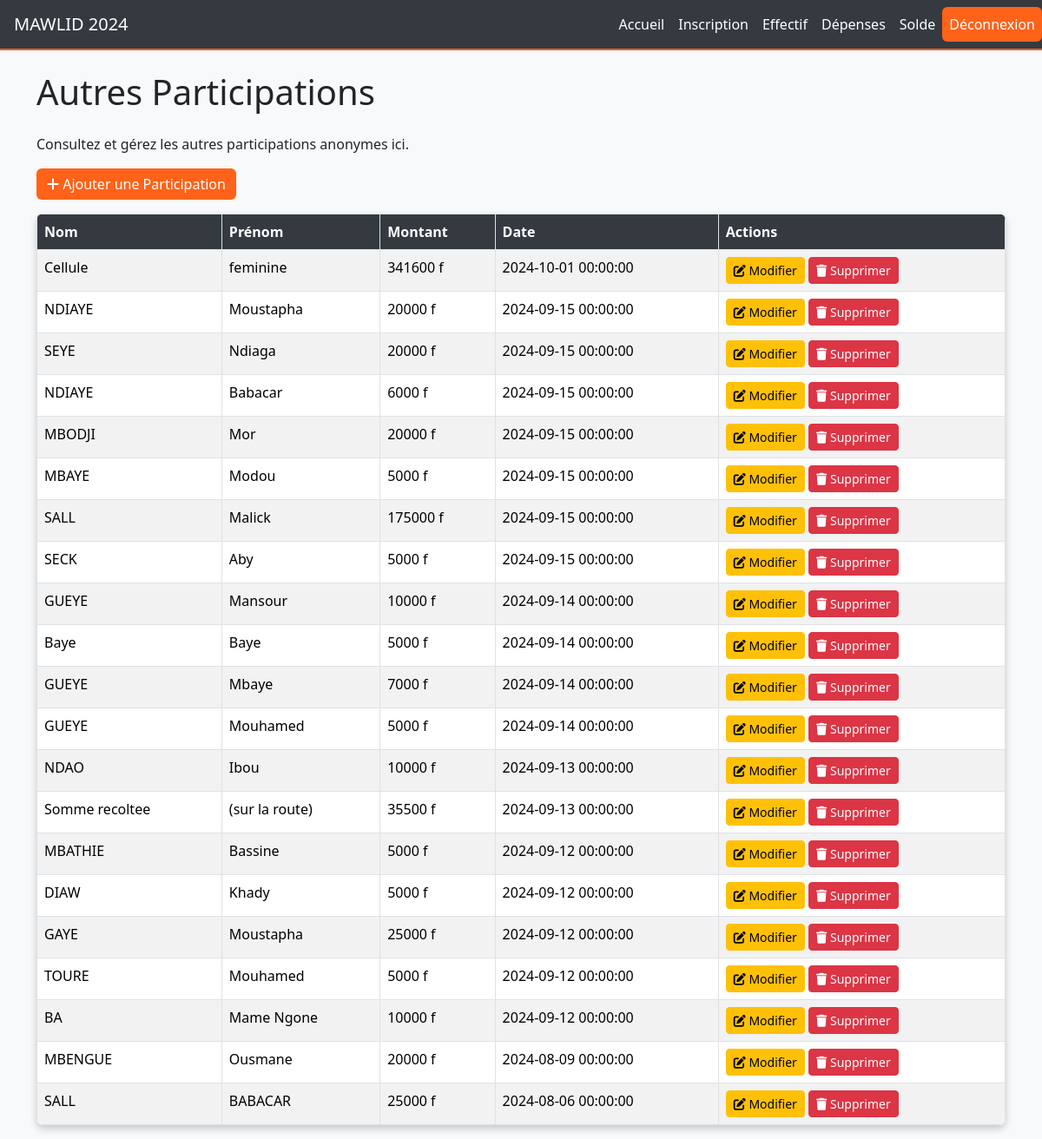
Page /liens/autres_participations.php on the committed database.
### tables this page shows
CREATE TABLE `autres_participations` (
  `id` int(11) NOT NULL,
  `nom` varchar(100) NOT NULL,
  `prenom` varchar(100) NOT NULL,
  `montant` decimal(10,2) NOT NULL,
  `date_participation` timestamp NOT NULL DEFAULT current_timestamp()
);

### liens/autres_participations.php (the view, shortened to what this page needs)
<!DOCTYPE html>
<html lang="fr">
<head>
    <link href="https://cdn.jsdelivr.net/npm/bootstrap@5.3.3/dist/css/bootstrap.min.css" rel="stylesheet">
    <link href="https://cdnjs.cloudflare.com/ajax/libs/font-awesome/6.0.0-beta3/css/all.min.css" rel="stylesheet">
</head>
<body>
    <nav class="navbar navbar-expand-lg navbar-custom">
        <a class="navbar-brand ms-3" href="#">MAWLID 2024</a>
        <div class="collapse navbar-collapse" id="navbarNav">
            <ul class="navbar-nav ms-auto">
                <li class="nav-item">
                    <a class="nav-link" href="../accueil/index.php">Accueil</a>
                </li>
                <li class="nav-item">
                    <a class="nav-link" href="inscription.php">Inscription</a>
                </li>
                <li class="nav-item">
                    <a class="nav-link" href="effectif.php">Effectif</a>
                </li>
                <li class="nav-item">
                    <a class="nav-link" href="depense.php">Dépenses</a>
                </li>
                <li class="nav-item">
                    <a class="nav-link" href="solde.php">Solde</a>
                </li>
                <li class="nav-item">
                    <a class="nav-link btn btn-custom" href="../logout.php">Déconnexion</a>
                </li>
            </ul>
        </div>
    </nav>
    <div class="container">
        <h1 class="my-4">Autres Participations</h1>
        <p>Consultez et gérez les autres participations anonymes ici.</p>
        <a href="ajouter_participation.php" class="btn btn-custom mb-3">
            <i class="fas fa-plus"></i> Ajouter une Participation
        </a>
        <?php
        require_once '../conn/connection.php';
        $sql = "SELECT * FROM autres_participations ORDER BY date_participation DESC";
        $stmt = $db->query($sql);
        $participations = $stmt->fetchAll(PDO::FETCH_ASSOC);
        if ($participations): ?>
            <table class="table table-custom table-striped table-bordered">
                <thead>
                    <tr>
                        <th>Nom</th>
                        <th>Prénom</th>
                        <th>Montant</th>
                        <th>Date</th>
                        <th>Actions</th>
                    </tr>
                </thead>
                <tbody>
                    <?php foreach ($participations as $participation): ?>
                        <tr>
                            <td><?php echo htmlspecialchars($participation['nom']); ?></td>
                            <td><?php echo htmlspecialchars($participation['prenom']); ?></td>
                            <td><?php echo number_format((float)$participation['montant'], 0, '.', ''); ?> f</td>
                            <td><?php echo htmlspecialchars($participation['date_participation']); ?></td>
                            <td>
                                <a href="modifier_participation.php?id=<?php echo $participation['id']; ?>" class="btn btn-warning btn-sm">
                                    <i class="fas fa-edit"></i> Modifier
                                </a>
                                <a href="supprimer_participation.php?id=<?php echo $participation['id']; ?>" class="btn btn-danger btn-sm" onclick="return confirm('Êtes-vous sûr de vouloir supprimer cette participation ?');">
                                    <i class="fas fa-trash"></i> Supprimer
                                </a>
                            </td>
                        </tr>
                    <?php endforeach; ?>
                </tbody>
            </table>
        <?php else: ?>
            <p>Aucune participation trouvée.</p>
        <?php endif; ?>
    </div>
</body>
</html>

### liens/autres_participations.php (style rules this page uses)
body { background-color: #f8f9fa; }
.navbar-custom { background-color: #343a40; border-bottom: 2px solid #ff6219; }
.navbar-custom .navbar-nav .nav-link { color: #ffffff; }
.navbar-custom .navbar-brand { color: #ffffff; }
.container { margin-top: 20px; }
.table-custom { border-radius: 0.5rem; overflow: hidden; box-shadow: 0 4px 8px rgba(0, 0, 0, 0.2); }
.table-custom thead th { background-color: #343a40; color: #ffffff; }
.table-custom tbody tr:nth-child(even) { background-color: #f2f2f2; }
.btn-custom { background-color: #ff6219; color: white; border: none; }

### rows in the picture
autres_participations: nom "Cellule", prenom "feminine", montant "341600", date_participation "2024-10-01 00:00:00"
autres_participations: nom "NDIAYE", prenom "Moustapha", montant "20000", date_participation "2024-09-15 00:00:00"
autres_participations: nom "SEYE", prenom "Ndiaga", montant "20000", date_participation "2024-09-15 00:00:00"
autres_participations: nom "NDIAYE", prenom "Babacar", montant "6000", date_participation "2024-09-15 00:00:00"
autres_participations: nom "MBODJI", prenom "Mor", montant "20000", date_participation "2024-09-15 00:00:00"
autres_participations: nom "MBAYE", prenom "Modou", montant "5000", date_participation "2024-09-15 00:00:00"
autres_participations: nom "SALL", prenom "Malick", montant "175000", date_participation "2024-09-15 00:00:00"
autres_participations: nom "SECK", prenom "Aby", montant "5000", date_participation "2024-09-15 00:00:00"
autres_participations: nom "GUEYE", prenom "Mansour", montant "10000", date_participation "2024-09-14 00:00:00"
autres_participations: nom "Baye", prenom "Baye", montant "5000", date_participation "2024-09-14 00:00:00"
autres_participations: nom "GUEYE", prenom "Mbaye", montant "7000", date_participation "2024-09-14 00:00:00"
autres_participations: nom "GUEYE", prenom "Mouhamed", montant "5000", date_participation "2024-09-14 00:00:00"
autres_participations: nom "NDAO", prenom "Ibou", montant "10000", date_participation "2024-09-13 00:00:00"
autres_participations: nom "Somme recoltee", prenom "(sur la route)", montant "35500", date_participation "2024-09-13 00:00:00"
autres_participations: nom "MBATHIE", prenom "Bassine", montant "5000", date_participation "2024-09-12 00:00:00"
autres_participations: nom "DIAW", prenom "Khady", montant "5000", date_participation "2024-09-12 00:00:00"
autres_participations: nom "GAYE", prenom "Moustapha", montant "25000", date_participation "2024-09-12 00:00:00"
autres_participations: nom "TOURE", prenom "Mouhamed", montant "5000", date_participation "2024-09-12 00:00:00"
autres_participations: nom "BA", prenom "Mame Ngone", montant "10000", date_participation "2024-09-12 00:00:00"
autres_participations: nom "MBENGUE", prenom "Ousmane", montant "20000", date_participation "2024-08-09 00:00:00"
autres_participations: nom "SALL", prenom "BABACAR", montant "25000", date_participation "2024-08-06 00:00:00"
